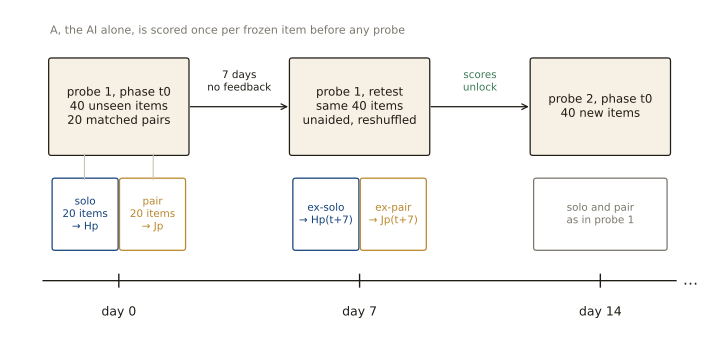

Write Python code to recreate this figure.
from __future__ import annotations

import os

import matplotlib.pyplot as plt
from matplotlib.patches import FancyBboxPatch

from common import BLUE, BONE, GOLD, GREEN, GREY, INK, RULE, deterministic

HERE = os.path.dirname(os.path.abspath(__file__))
OUT = os.path.join(HERE, "fig_timeline.pdf")


def box(ax, x, y, w, h, text, fc, ec=INK, fs=8.5, color=INK):
    ax.add_patch(FancyBboxPatch((x, y), w, h, boxstyle="round,pad=0.02,rounding_size=0.04", fc=fc, ec=ec, lw=0.9))
    ax.text(x + w / 2, y + h / 2, text, ha="center", va="center", fontsize=fs, color=color)


def main() -> None:
    fig, ax = plt.subplots(figsize=(7.2, 3.6), dpi=200)
    ax.set_xlim(0, 10)
    ax.set_ylim(0, 5.2)
    ax.axis("off")
    fig.patch.set_facecolor("white")

    ax.plot([0.4, 9.6], [1.0, 1.0], color=INK, lw=1.0)
    for x, label in [(1.5, "day 0"), (5.0, "day 7"), (8.5, "day 14")]:
        ax.plot([x, x], [0.9, 1.1], color=INK, lw=1.0)
        ax.text(x, 0.6, label, ha="center", va="top", fontsize=9, color=INK)
    ax.text(9.7, 1.0, "…", ha="left", va="center", fontsize=11, color=INK)

    box(ax, 0.5, 3.0, 2.0, 1.5, "probe 1, phase t0\n40 unseen items\n20 matched pairs", BONE)
    box(ax, 0.55, 1.5, 0.92, 1.1, "solo\n20 items\n→ Hp", "white", ec=BLUE, fs=7.5, color=BLUE)
    box(ax, 1.53, 1.5, 0.92, 1.1, "pair\n20 items\n→ Jp", "white", ec=GOLD, fs=7.5, color=GOLD)
    ax.plot([1.0, 1.0], [2.6, 3.0], color=RULE, lw=0.8)
    ax.plot([2.0, 2.0], [2.6, 3.0], color=RULE, lw=0.8)

    box(ax, 4.0, 3.0, 2.0, 1.5, "probe 1, retest\nsame 40 items\nunaided, reshuffled", BONE)
    box(ax, 4.05, 1.5, 0.92, 1.1, "ex-solo\n→ Hp(t+7)", "white", ec=BLUE, fs=7.5, color=BLUE)
    box(ax, 5.03, 1.5, 0.92, 1.1, "ex-pair\n→ Jp(t+7)", "white", ec=GOLD, fs=7.5, color=GOLD)

    box(ax, 7.5, 3.0, 2.0, 1.5, "probe 2, phase t0\n40 new items", BONE)
    box(ax, 7.55, 1.5, 1.9, 1.1, "solo and pair\nas in probe 1", "white", ec=GREY, fs=7.5, color=GREY)

    ax.annotate("", xy=(4.0, 3.75), xytext=(2.5, 3.75), arrowprops=dict(arrowstyle="->", color=INK, lw=0.9))
    ax.text(3.25, 3.95, "7 days\nno feedback", ha="center", va="bottom", fontsize=7.5, color=INK)
    ax.annotate("", xy=(7.5, 3.75), xytext=(6.0, 3.75), arrowprops=dict(arrowstyle="->", color=INK, lw=0.9))
    ax.text(6.75, 3.95, "scores\nunlock", ha="center", va="bottom", fontsize=7.5, color=GREEN)

    ax.text(0.5, 4.95, "A, the AI alone, is scored once per frozen item before any probe", ha="left", va="center", fontsize=8, color=GREY)
    fig.tight_layout()
    deterministic(fig, OUT)
    plt.close(fig)
    print(f"wrote {OUT}")


if __name__ == "__main__":
    main()
